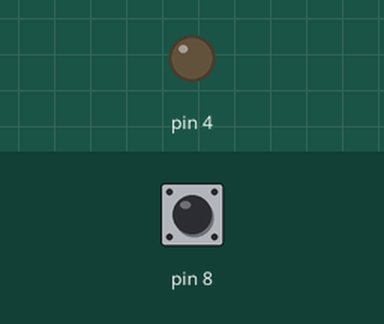
This sketch was run on a simulated Arduino Uno, built with avr-gcc and run on an emulated ATmega328P. Shown: output pins drawn as LEDs (lit = HIGH). The test bench sets the inputs (shaded band); at power-on: pin 8 HIGH.

Above: at 1.2 s.
1.3 s: pin 8 pulled LOW for 0.15 s
At 1.37 s:
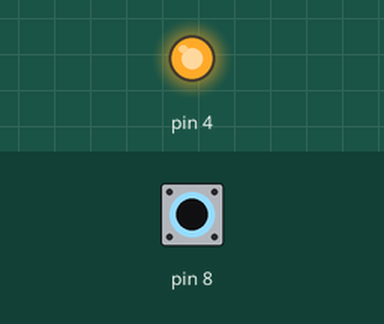
2.9 s: pin 8 pulled LOW for 3.2 s
At 6.9 s:
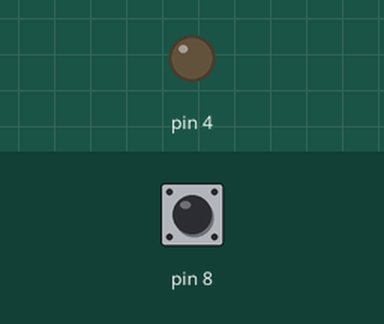
Timing chart, 0 to 8.4 s (numbered marks = the images above; inputs shaded):
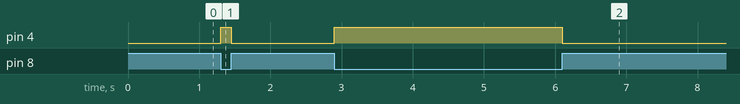

Measured:
- after the input at 1.3 s, pin 4: LOW → HIGH at once, → LOW 0.15 s later
- after the input at 2.9 s, pin 4: LOW → HIGH at once, → LOW 3.2 s later

The sketch:

motor_cc1.ino
```cpp
void setup()
{
  pinMode(8, INPUT_PULLUP);
  pinMode(4, OUTPUT);
}
void loop()
{
  if(!digitalRead(8))
  {
    digitalWrite(4,HIGH);
    while(!digitalRead(8));
  }
  else
  {
    digitalWrite(4,LOW);
  }
}
```
